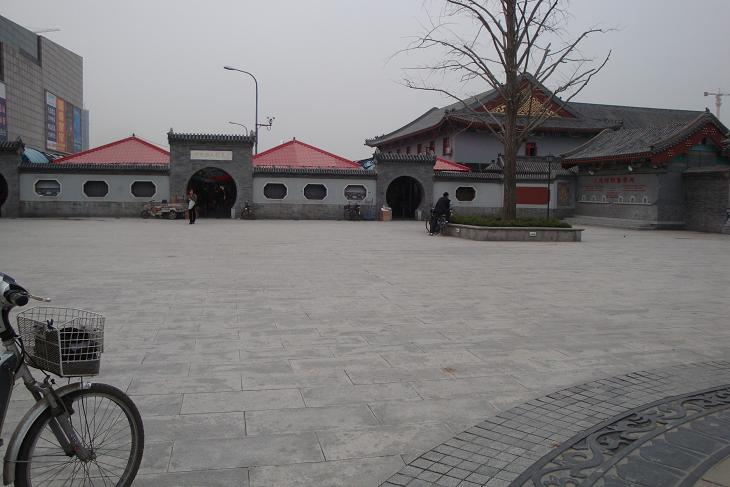
#> input picture Images_Asgnmt3_1/I3/3_1.JPG, 730 x 487 px, found by its file name; its folder holds only this picture in this run
$ python Warp.py
#> lines starting #> are read from the running program, lines starting #| are printed output that depends on the picture
import cv2 as cv
import cv2
import numpy as np
import os
from FeatureMatching import matchfeatures
from Homography_Ransac import ransac
import matplotlib.pyplot as plt
from tqdm import tqdm


# [156 lines left out: functions warp, laplacepyramids, not called in this run]


if __name__ == '__main__':

    IMG_DIR = r'Images_Asgnmt3_1\I3'    # Path of img directory
    N = 5                               # Number of IMages to be matched

    Images = []
    for root, dirs, files in os.walk(IMG_DIR):
        for i in range(N):
            img = cv2.imread(os.path.join(IMG_DIR, files[i]))
#> img is the input picture: shape (487, 730, 3); mean B, G, R 123.9, 123, 124.7
            img = cv2.resize(img, (640, 480))
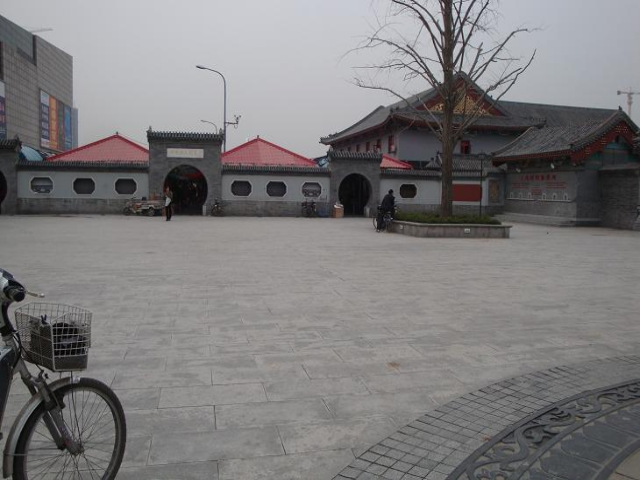
#> img: shape (480, 640, 3); mean B, G, R 123.7, 122.9, 124.6
#> (the run stopped early here; a loop or call above may not have finished)

$ run again, on Images_Asgnmt3_1/I3/3_5.JPG
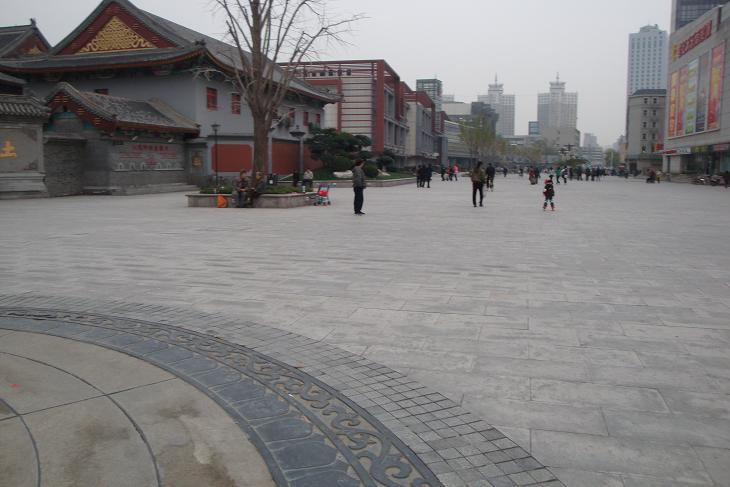
#> input picture Images_Asgnmt3_1/I3/3_5.JPG, 730 x 487 px, found by its file name
#> img is the input picture: shape (487, 730, 3); mean B, G, R 128.4, 128.1, 129.8
#> `img = cv2.resize(img, (640, 480))`:
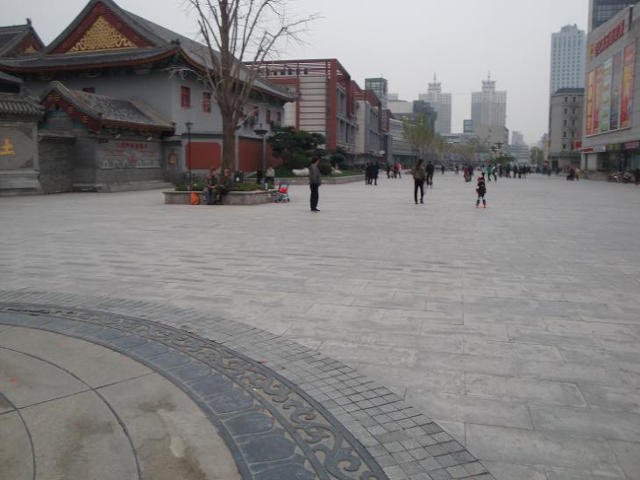
#> img: shape (480, 640, 3); mean B, G, R 128.3, 128, 129.7

$ run again, on Images_Asgnmt3_1/I3/3_2.JPG
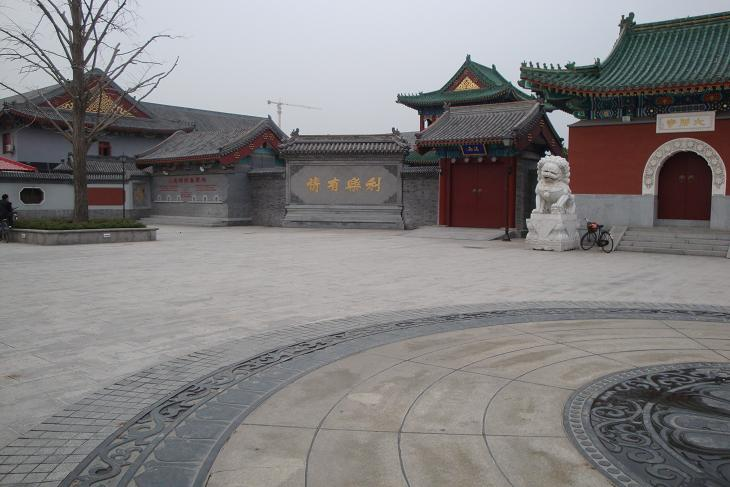
#> input picture Images_Asgnmt3_1/I3/3_2.JPG, 730 x 487 px, found by its file name
#> img is the input picture: shape (487, 730, 3); mean B, G, R 127.7, 127, 129.2
#> `img = cv2.resize(img, (640, 480))`:
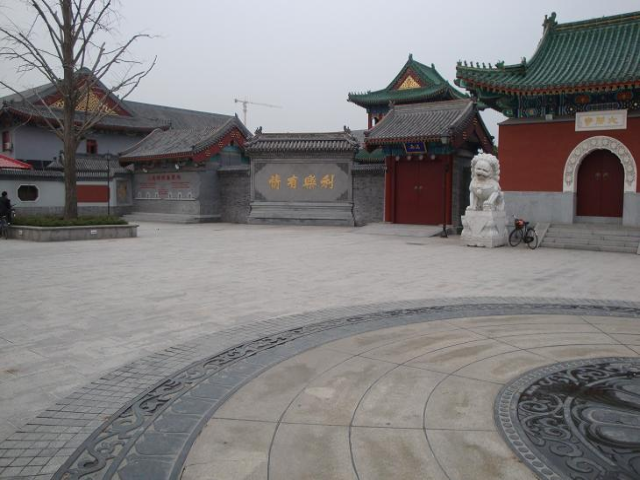
#> img: shape (480, 640, 3); mean B, G, R 127.6, 126.9, 129

$ run again, on Images_Asgnmt3_1/I3/3_3.JPG
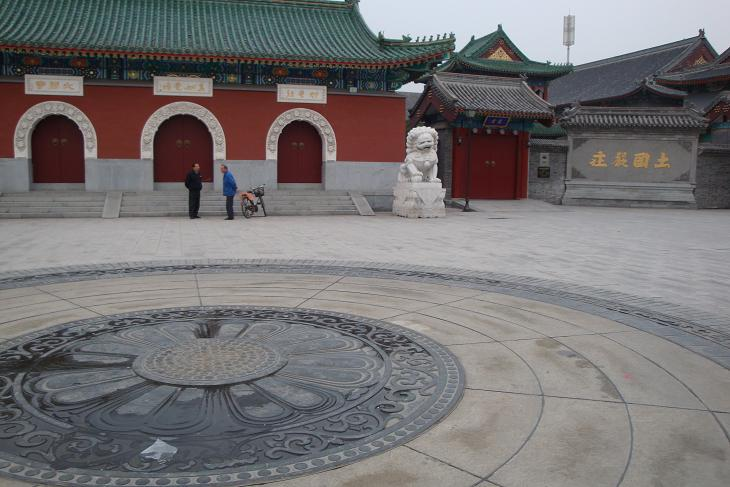
#> input picture Images_Asgnmt3_1/I3/3_3.JPG, 730 x 487 px, found by its file name
#> img is the input picture: shape (487, 730, 3); mean B, G, R 115.8, 114.7, 117.6
#> `img = cv2.resize(img, (640, 480))`:
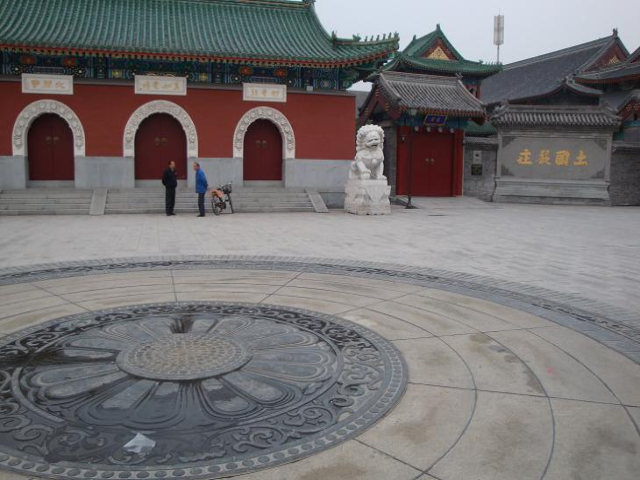
#> img: shape (480, 640, 3); mean B, G, R 115.7, 114.6, 117.4

$ run again, on Images_Asgnmt3_1/I3/3_4.JPG
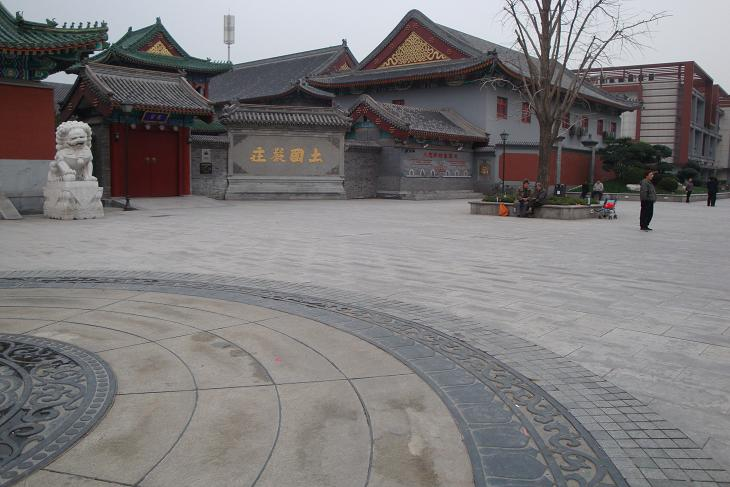
#> input picture Images_Asgnmt3_1/I3/3_4.JPG, 730 x 487 px, found by its file name
#> img is the input picture: shape (487, 730, 3); mean B, G, R 122.3, 121.4, 123.8
#> `img = cv2.resize(img, (640, 480))`:
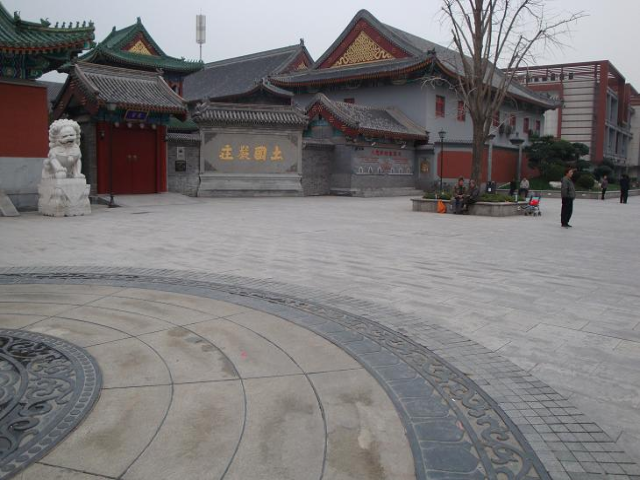
#> img: shape (480, 640, 3); mean B, G, R 122.1, 121.2, 123.7
